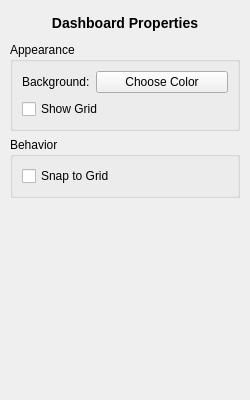
<?xml version="1.0" encoding="UTF-8"?>
<ui version="4.0">
 <class>GlobalPropertiesWidget</class>
 <widget class="QWidget" name="GlobalPropertiesWidget">
  <property name="geometry">
   <rect>
    <x>0</x>
    <y>0</y>
    <width>250</width>
    <height>400</height>
   </rect>
  </property>
  <property name="windowTitle">
   <string>Global Properties</string>
  </property>
  <layout class="QVBoxLayout" name="verticalLayout">
   <property name="leftMargin">
    <number>10</number>
   </property>
   <property name="topMargin">
    <number>10</number>
   </property>
   <property name="rightMargin">
    <number>10</number>
   </property>
   <property name="bottomMargin">
    <number>10</number>
   </property>
   <item>
    <widget class="QLabel" name="title_label">
     <property name="text">
      <string>Dashboard Properties</string>
     </property>
     <property name="alignment">
      <set>Qt::AlignCenter</set>
     </property>
     <property name="styleSheet">
      <string>font-weight: bold; font-size: 14px; padding: 5px;</string>
     </property>
    </widget>
   </item>
   <item>
    <widget class="QGroupBox" name="appearance_group">
     <property name="title">
      <string>Appearance</string>
     </property>
     <layout class="QFormLayout" name="appearance_layout">
      <item row="0" column="0">
       <widget class="QLabel" name="background_label">
        <property name="text">
         <string>Background:</string>
        </property>
       </widget>
      </item>
      <item row="0" column="1">
       <widget class="QPushButton" name="background_color_button">
        <property name="text">
         <string>Choose Color</string>
        </property>
        <property name="styleSheet">
         <string>background-color: rgb(240, 240, 240);</string>
        </property>
       </widget>
      </item>
      <item row="1" column="0" colspan="2">
       <widget class="QCheckBox" name="show_grid_checkbox">
        <property name="text">
         <string>Show Grid</string>
        </property>
        <property name="checked">
         <bool>false</bool>
        </property>
       </widget>
      </item>
     </layout>
    </widget>
   </item>
   <item>
    <widget class="QGroupBox" name="behavior_group">
     <property name="title">
      <string>Behavior</string>
     </property>
     <layout class="QVBoxLayout" name="behavior_layout">
      <item>
       <widget class="QCheckBox" name="snap_to_grid_checkbox">
        <property name="text">
         <string>Snap to Grid</string>
        </property>
        <property name="checked">
         <bool>false</bool>
        </property>
       </widget>
      </item>
     </layout>
    </widget>
   </item>
   <item>
    <spacer name="verticalSpacer">
     <property name="orientation">
      <enum>Qt::Vertical</enum>
     </property>
     <property name="sizeHint" stdset="0">
      <size>
       <width>20</width>
       <height>40</height>
      </size>
     </property>
    </spacer>
   </item>
  </layout>
 </widget>
 <resources/>
 <connections/>
</ui> 
